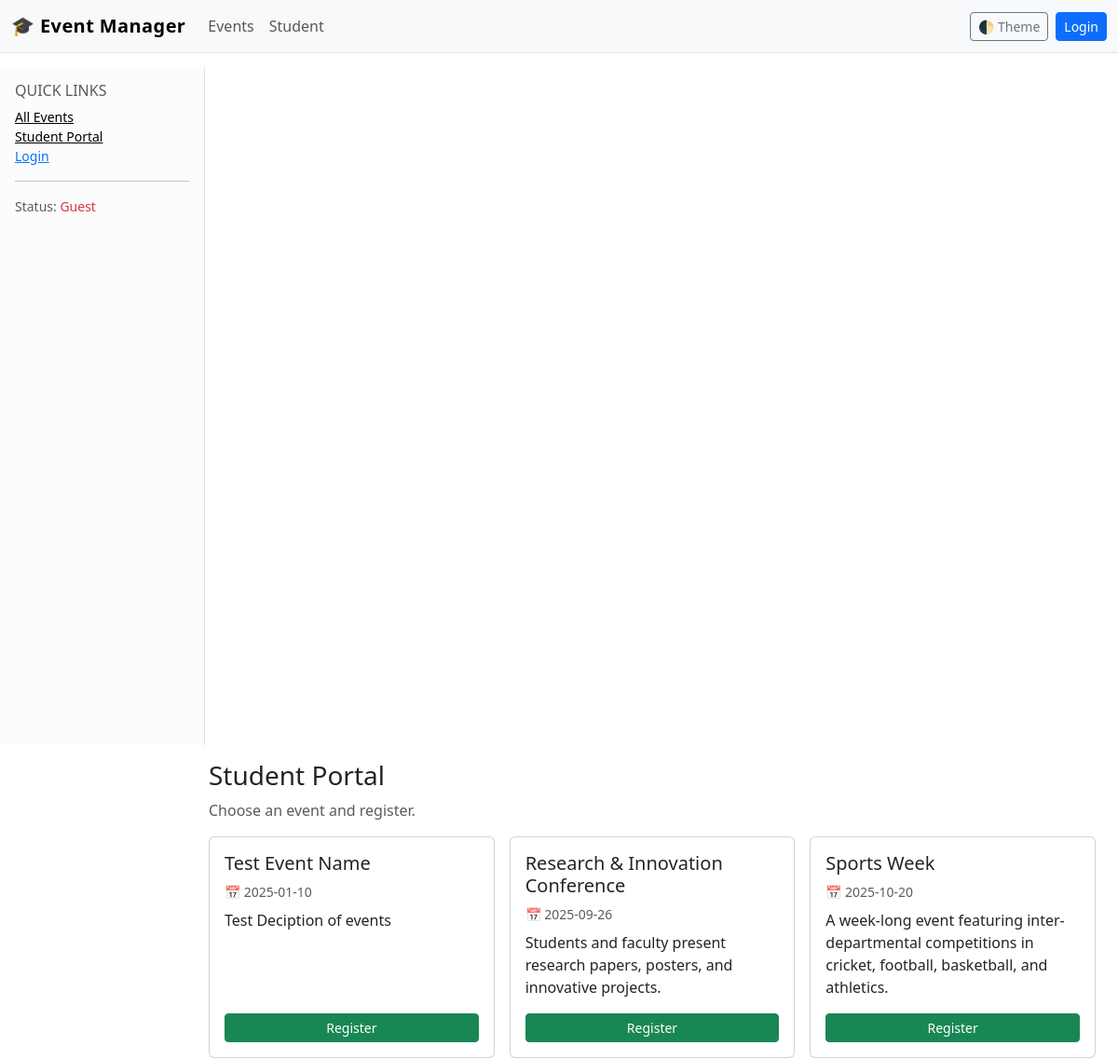
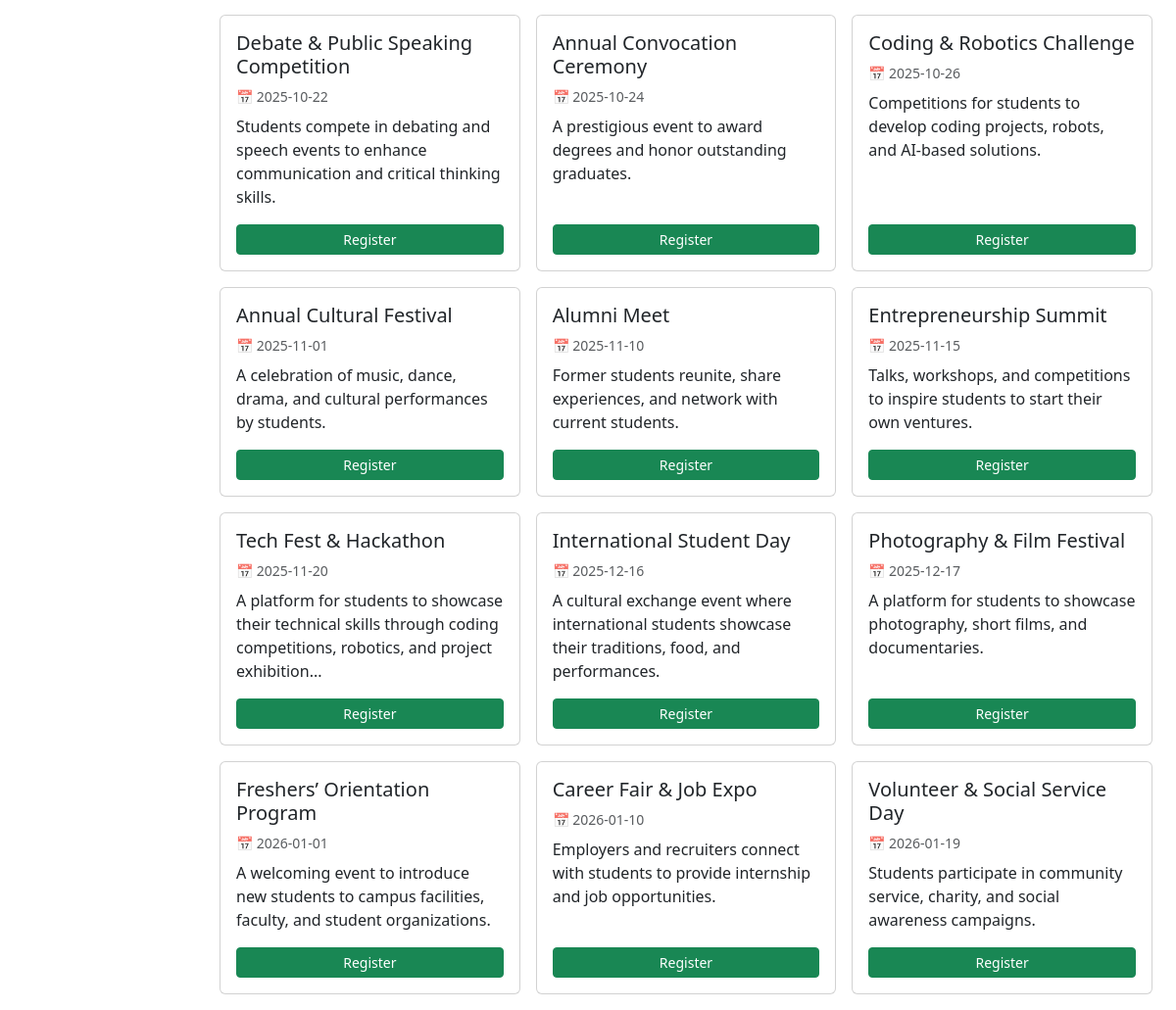
Page /student on the committed database (2 pictures, top to bottom).
### app.py (models this page shows)
class Event(db.Model):
    id = db.Column(db.Integer, primary_key=True)
    title = db.Column(db.String(120), nullable=False)
    date = db.Column(db.String(20), nullable=False)  # ISO date string (YYYY-MM-DD)
    desc = db.Column(db.String(500), nullable=False)
    capacity = db.Column(db.Integer, nullable=False)

### app.py (the view)
@app.route("/student")
def student_dashboard():
    events = Event.query.order_by(Event.date.asc()).all()
    return render_template("student_dashboard.html", events=events)

### app.py (called while the page is built)
@app.context_processor
def inject_globals():
    return {"is_admin": bool(session.get("admin"))}

### templates/student_dashboard.html (shortened to what this page needs)
{% extends "layout.html" %}
{% block content %}
  <div class="py-3">
    <h3>Student Portal</h3>
    <p class="text-muted">Choose an event and register.</p>
    <div class="row g-3">
      {% for e in events %}
      <div class="col-md-6 col-xl-4">
        <div class="card h-100 card-hover">
          <div class="card-body d-flex flex-column">
            <h5 class="card-title">{{ e.title }}</h5>
            <div class="small text-muted mb-2">📅 {{ e.date }}</div>
            <p class="card-text flex-grow-1">{{ e.desc[:120] }}{% if e.desc|length > 120 %}...{% endif %}</p>
            <a href="{{ url_for('register_event', eid=e.id) }}" class="btn btn-sm btn-success mt-auto">Register</a>
          </div>
        </div>
      </div>
      {% else %}
      <div class="col-12"><em>No events available.</em></div>
      {% endfor %}
    </div>
  </div>
{% endblock %}

### templates/layout.html (style rules this page uses)
body { padding-top: 4.5rem; }

### rows in the picture
Event: title "Test Event Name", date "2025-01-10", desc "Test Deciption of events"
Event: title "Research & Innovation Conference", date "2025-09-26", desc "Students and faculty present research papers, posters, and innovative projects."
Event: title "Sports Week", date "2025-10-20", desc "A week-long event featuring inter-departmental competitions in cricket, football, basketball, and athletics."
Event: title "Debate & Public Speaking Competition", date "2025-10-22", desc "Students compete in debating and speech events to enhance communication and critical thinking skills."
Event: title "Annual Convocation Ceremony", date "2025-10-24", desc "A prestigious event to award degrees and honor outstanding graduates."
Event: title "Coding & Robotics Challenge", date "2025-10-26", desc "Competitions for students to develop coding projects, robots, and AI-based solutions."
Event: title "Annual Cultural Festival", date "2025-11-01", desc "A celebration of music, dance, drama, and cultural performances by students."
Event: title "Alumni Meet", date "2025-11-10", desc "Former students reunite, share experiences, and network with current students."
Event: title "Entrepreneurship Summit", date "2025-11-15", desc "Talks, workshops, and competitions to inspire students to start their own ventures."
Event: title "Tech Fest & Hackathon", date "2025-11-20", desc "A platform for students to showcase their technical skills through coding competitions, robotics, and project exhibition"
Event: title "International Student Day", date "2025-12-16", desc "A cultural exchange event where international students showcase their traditions, food, and performances."
Event: title "Photography & Film Festival", date "2025-12-17", desc "A platform for students to showcase photography, short films, and documentaries."
Event: title "Freshers’ Orientation Program", date "2026-01-01", desc "A welcoming event to introduce new students to campus facilities, faculty, and student organizations."
Event: title "Career Fair & Job Expo", date "2026-01-10", desc "Employers and recruiters connect with students to provide internship and job opportunities."
Event: title "Volunteer & Social Service Day", date "2026-01-19", desc "Students participate in community service, charity, and social awareness campaigns."
